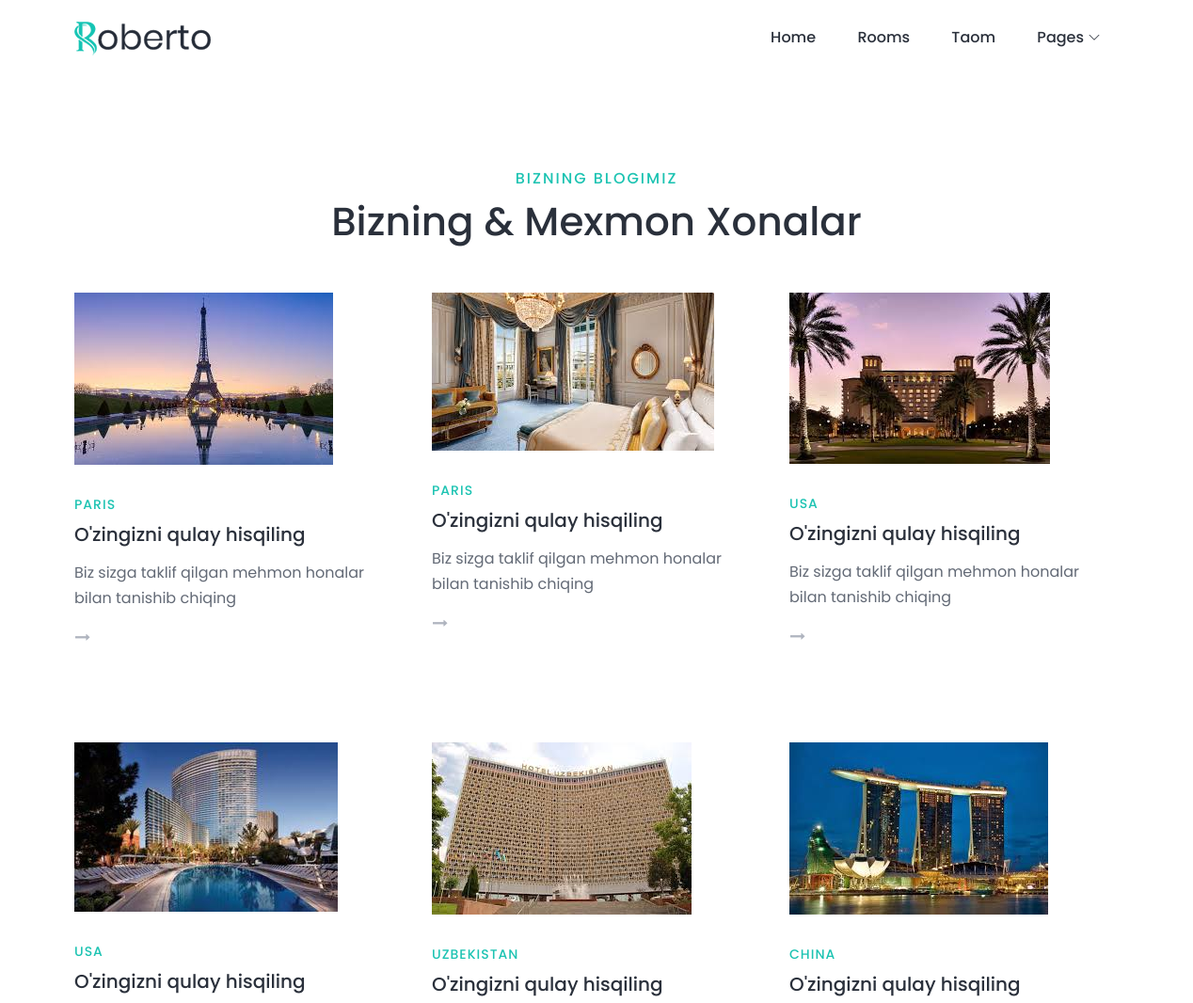
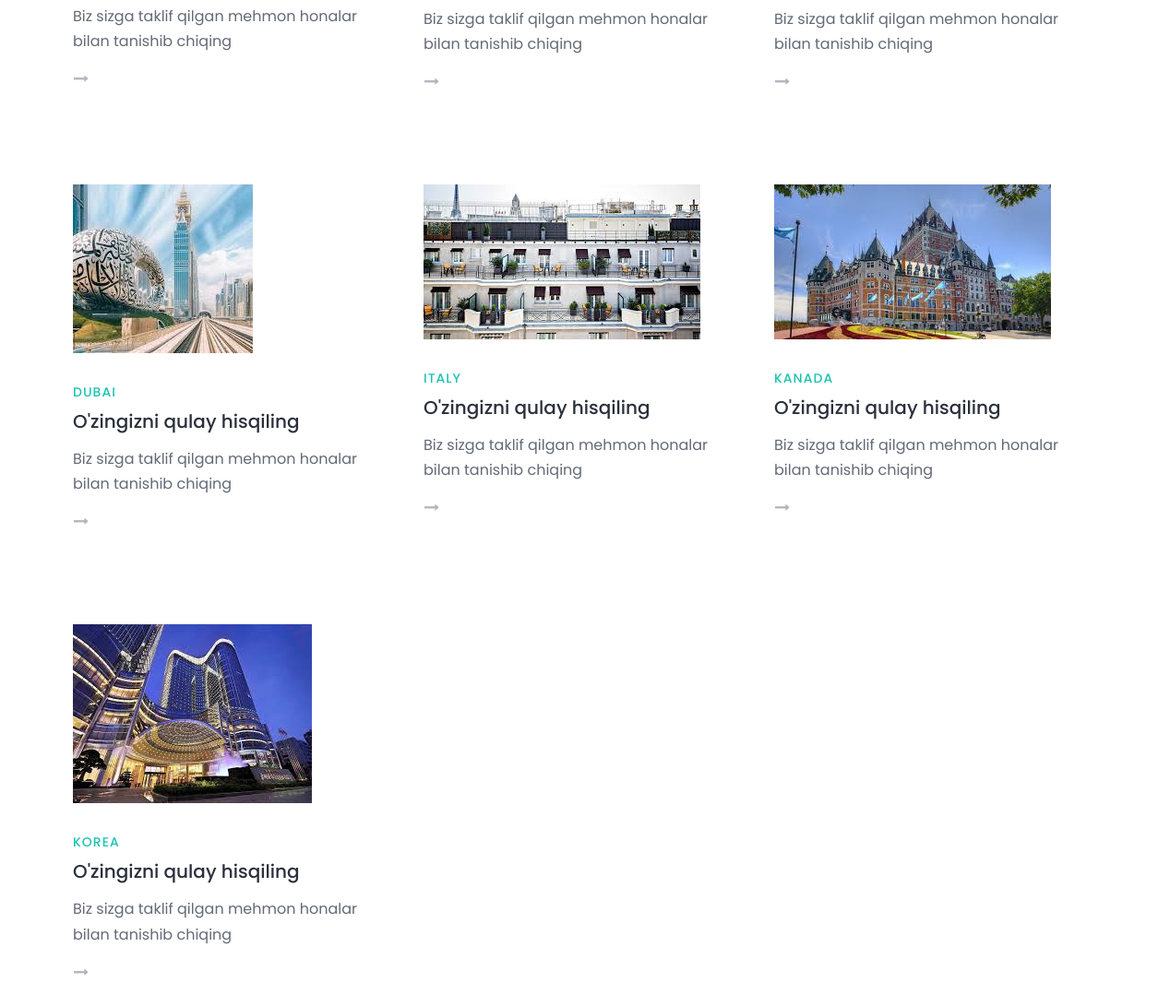
Before: /salom/ with the older database file (2 pictures, top to bottom).
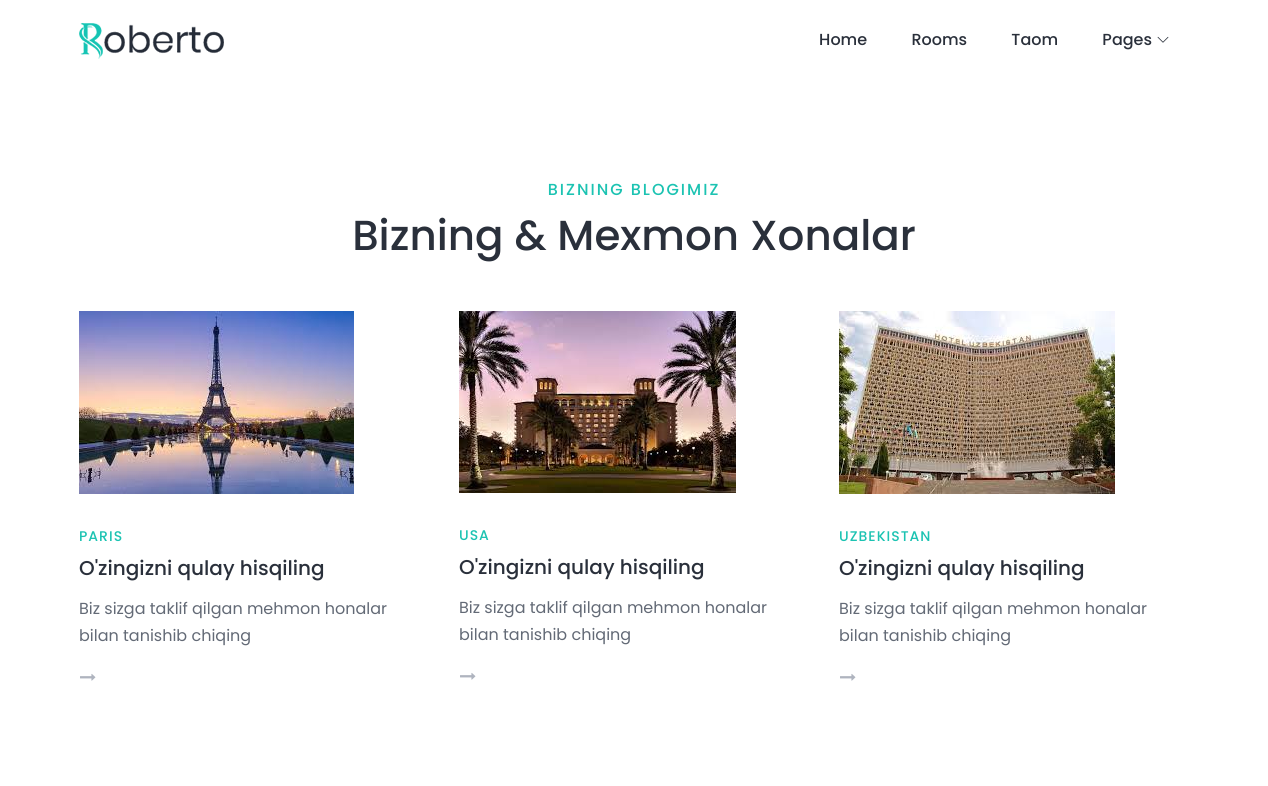
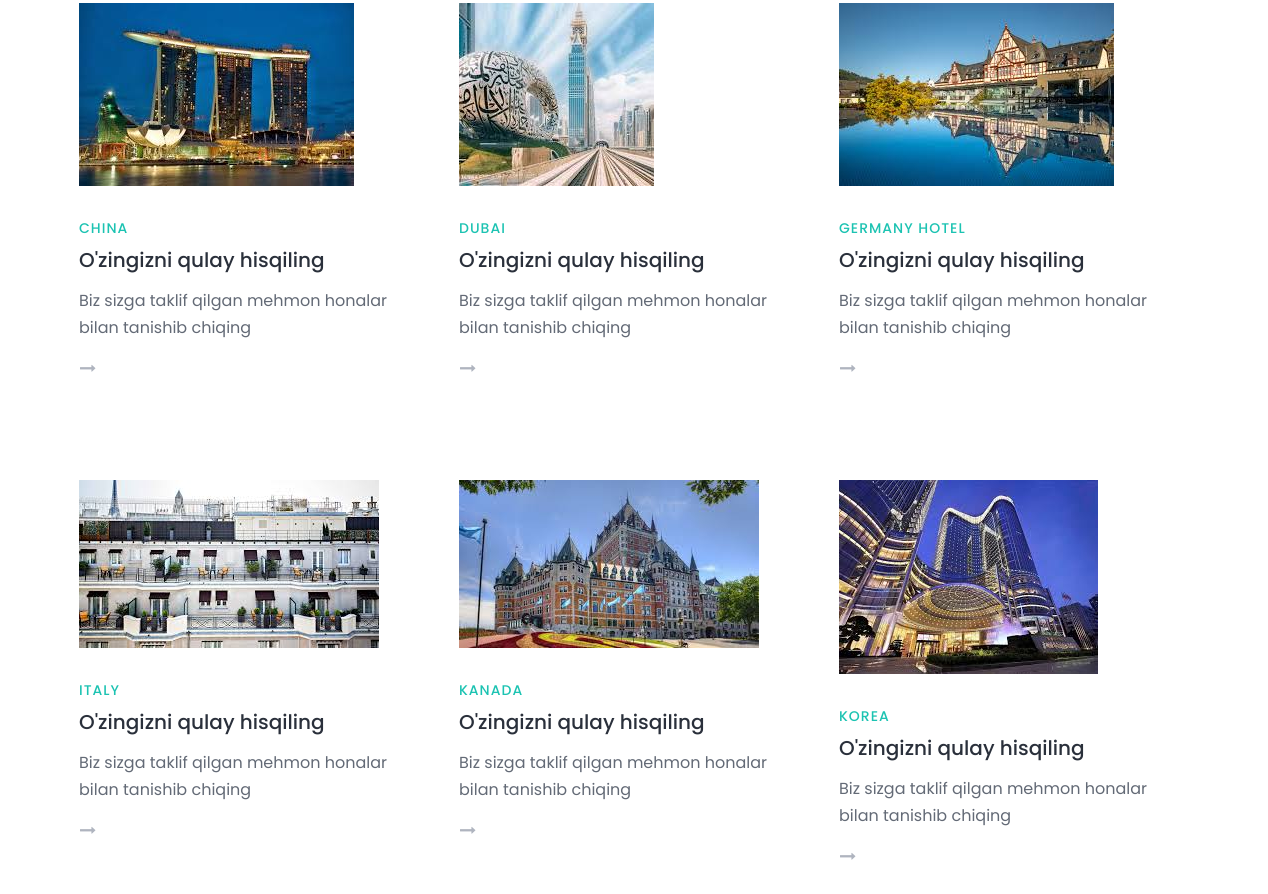
After: the same page with the newer database file (2 pictures, top to bottom).
### hotel/models.py (models this page shows, shortened)
class Product(models.Model):
    name=models.CharField(max_length=100)
    malumot=models.CharField(max_length=10000,null=True)
    price=models.PositiveIntegerField()
    category=models.ForeignKey(Category , on_delete=models.CASCADE ,related_name='products')
    image = models.ImageField(upload_to='images' , null=True)

### hotel/views.py (the view)
# urls.py: path('salom/',salom,name='salom'),
def salom(request):
    products = Product.objects.all().order_by('name')
    categories = Category.objects.all()
    return render(request, 'salom.html', context={"products": products, "cats": categories})

### templates/salom.html (shortened to what this page needs)
{% extends 'base.html' %}
{% load static %}
{% block content %}
<div class="main-header-area">
    <div class="classy-nav-container breakpoint-off">
        <div class="container">
            <nav class="classy-navbar justify-content-between" id="robertoNav">
                <a class="nav-brand" href="index.html"><img src="{% static './img/core-img/logo.png' %}" alt=""></a>
                <div class="classy-menu">
                    <div class="classynav">
                        <ul id="nav">
                            <li class="active"><a href="{% url 'home' %}">Home</a></li>
                            <li><a href="{% url 'single' %}">Rooms</a></li>
                            <li><a href="{% url 'singlet' %}">Taom</a></li>
                            <li><a href="#">Pages</a>
                                    </li>
                                </ul>
                    </div>
                </div>
            </nav>
        </div>
    </div>
</div>
<section class="roberto-blog-area section-padding-100-0">
    <div class="container">
        <div class="row">
            <div class="col-12">
                <div class="section-heading text-center wow fadeInUp" data-wow-delay="100ms">
                    <h6>Bizning blogimiz</h6>
                    <h2>Bizning &amp; Mexmon xonalar</h2>
                </div>
            </div>
        </div>
        <div class="row">
            {% for i in products %}
            <div class="col-12 col-md-6 col-lg-4">
                <div class="single-post-area mb-100 wow fadeInUp" data-wow-delay="300ms">
                    <a href="{% url 'batafsil' i.id %}" class="post-thumbnail"><img src="{{i.image.url}}" alt=""></a>
                    <div class="post-meta">
                        <a href="{% url 'batafsil' i.id %}" class="post-catagory">{{i.name}}</a>
                    </div>
                    <a href="#" class="post-title">O'zingizni qulay hisqiling</a>
                    <p>Biz sizga taklif qilgan mehmon honalar bilan tanishib chiqing</p>
                    <a href="index.html" class="btn continue-btn"><i class="fa fa-long-arrow-right" aria-hidden="true"></i></a>
                </div>
            </div>
            {% endfor %}
            </div>
        </div>
</section>
{% endblock content %}

Changed rows visible on the page:
removed Product: image (picture), name "PARIS"
removed Product: image (picture), name "USA"
added Product: image (picture), name "GERMANY HOTEL"
